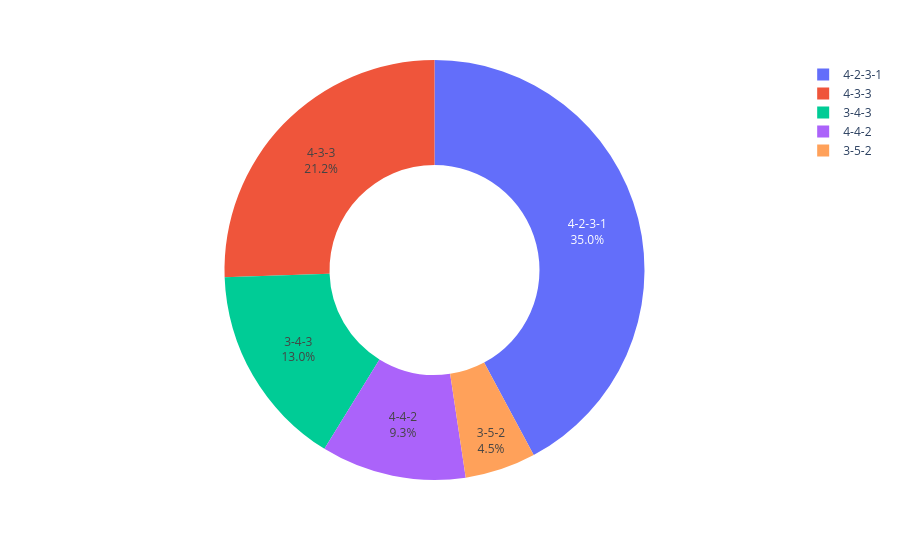

The code cell stored with this chart in its notebook:
### Markdown cell above
Nos encontramos con un 2 datos atipicos, son pocas victorias y con una probabilidad muy baja de ganar.

Vamos a representar los datos obtenidos de las mejores 5 formaciones

### Code cell
top5 = formations.head(5).copy()

fig = px.pie(top5, names="formation", values="Wins", hole=0.5)

fig.update_traces(
    texttemplate="%{label}<br>%{customdata:.1f}%",
    textposition="inside",
    customdata=top5["Percentage"],
    hovertemplate=(
        "<b>%{label}</b><br>"
        "Wins: %{value}<br>"
        "Percentage: %{customdata:.2f}%"
        "<extra></extra>"
    ),
)

fig.show()

### Figure 1 — Plotly figure (JSON) as saved in the notebook; plotly's stock layout.template omitted (floating-point values rounded to 4 significant figures)
{"data": [{"customdata": [35.0, 21.21, 13.0, 9.263, 4.526], "domain": {"x": [0, 1], "y": [0, 1]}, "hole": 0.5, "hovertemplate": "<b>%{label}</b><br>Wins: %{value}<br>Percentage: %{customdata:.2f}%<extra></extra>", "labels": ["4-2-3-1", "4-3-3", "3-4-3", "4-4-2", "3-5-2"], "legendgroup": "", "name": "", "showlegend": true, "textposition": "inside", "texttemplate": "%{label}<br>%{customdata:.1f}%", "type": "pie", "values": [2660, 1612, 988, 704, 344]}], "layout": {"legend": {"tracegroupgap": 0}, "margin": {"t": 60}}}
